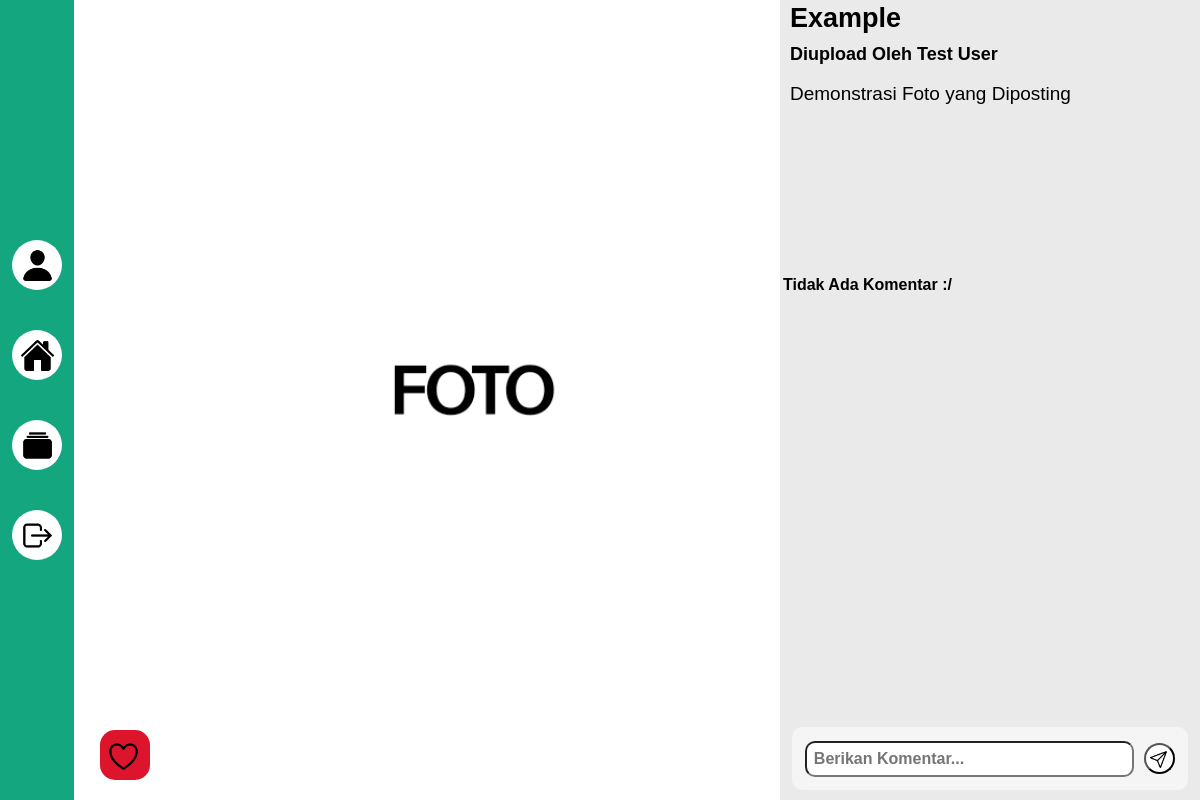
Page /interaction.php?ID=50 (signed in) on the committed database.
### tables this page shows
CREATE TABLE `foto` (
  `IdFoto` int(11) NOT NULL,
  `JudulFoto` varchar(255) NOT NULL,
  `DeskripsiFoto` text NOT NULL,
  `TanggalUnggah` date NOT NULL,
  `LokasiFile` varchar(255) NOT NULL,
  `AlbumID` int(11) NOT NULL,
  `UserID` int(11) NOT NULL
);

CREATE TABLE `user` (
  `UserID` int(11) NOT NULL,
  `username` varchar(255) NOT NULL,
  `password` varchar(255) NOT NULL,
  `Email` varchar(255) NOT NULL,
  `NamaLengkap` varchar(255) NOT NULL,
  `alamat` text NOT NULL
);

### interaction.php (the view, shortened to what this page needs)
<?php
require_once 'include/header.php';
$imgID = $_GET['ID'];
$DataFoto = "SELECT `IdFoto`, `JudulFoto`, `DeskripsiFoto`, `TanggalUnggah`, `LokasiFile`, `AlbumID`, `UserID` FROM `foto` WHERE `IdFoto` = $imgID";
$hasil = mysqli_query($connect, $DataFoto);
$row = mysqli_fetch_assoc($hasil);
$DeskripsiFoto = $row['DeskripsiFoto'];
?>
<div class="interaction-row-con">
    <div class="DisplayedImgCon">
        <img class="DisplayedImg" src="uploads/<?php echo $row['LokasiFile'];?>" alt=""/>
    </div>
    <div class="TDLC_Container">
        <h1 class="ImgTitle"><?php echo $row['JudulFoto'];?></h1>
        <?php
        $UserID = $row['UserID'];
        $getUsername = $connect->query("SELECT username FROM user WHERE UserID = '$UserID'");
        if($getUsername){
            while($row = $getUsername->fetch_assoc()){
        ?>
            <h2 class="UploadedBy">Diupload Oleh <?php echo $row['username']; ?></h2>
        <?php
            }
        }
        ?>
        <h2 class="ImgDesc"><?php echo $DeskripsiFoto;?></h2>
        <div class="DisplayComment">
        <?php
        $getComment = $connect->query("SELECT * FROM komentarfoto WHERE IdFoto = '$imgID' ORDER BY TanggalKomentar DESC");
            if($getComment->num_rows > 0){
                while($row = $getComment->fetch_assoc()){
                    $User = $row["UserID"];
                    $GetName = $connect->query("SELECT username FROM user WHERE UserID = '$User'");
                    $Name = $GetName->fetch_assoc();
        ?>
                <div class="PostedComment">
                    <h2><?php echo $Name['username'];?></h2>
                    <p><?php echo $row['IsiKomentar'];?></p>
                </div>
        <?php
                    }
            }else{
        ?>
                <strong>Tidak Ada Komentar :/</strong>
        <?php
            }
        ?>
        </div>
        <?php
        $getUsername = $connect->query("SELECT UserID FROM foto WHERE IdFoto = '$imgID'");
        if($getUsername){
            while($row = $getUsername->fetch_assoc()){
                $User = $_SESSION['UserID'];
                $getLike = $connect->query("SELECT * FROM likefoto WHERE IdFoto = '$imgID' AND UserID = '$User'");
                if($getLike->num_rows > 0){
                    while($row = $getLike->fetch_assoc()){
                        $LikeID = $row["LikeID"];
                ?>
                <form class="Like-Form" action="action/act_delete.php?LikeID=<?php echo $LikeID;?>&FotoID=<?php echo $imgID;?>" method="post">
                    <input class="DisLikeButton" type="submit" name="DisLike" value="">
                </form>
                <?php
                        }
                }else{
                ?>
                <form class="Like-Form" action="action/act_add.php?FotoID=<?php echo $imgID;?>" method="post">
                    <input class="LikeButton" type="submit" name="Like" value="">
                </form>
                <?php
                }
            }
        }
        ?>
        <form class="Comment-Form" action="action/act_comment.php?FotoID=<?php echo $imgID;?>" method="post">
            <input type="text" name="IsiKomentar" class="CommentInp" placeholder="Berikan Komentar..." auto-complete="off" maxlength="255" required>
            <input class="SendBtn" type="submit" name="submit" value="">
        </form>
    </div>
</div>
<?php
require_once 'include/footer.php';
?>

### asset/css/universal.css (style rules this page uses)
* { font-family: 'Poppins', sans-serif; text-decoration: none; font-size: 16px; font-weight: 550; margin: 0; padding: 0; box-sizing: border-box; max-width: 100vw; color: var(--text); }
:root { --text: rgb(255, 255, 255); --background: rgb(51, 51, 51); --primary: #14a67f; --secondary: rgb(38, 175, 13); --tertiary: rgb(11, 178, 186); --accent: rgb(207, 174, 8); }
body { width: auto; height: 100%; max-height: 100vh; display: flex; flex-direction: column; background: var(--background); }
strong { font-weight: bold; }
h1 { margin: auto; font-size: 24px; }
.interaction-row-con { margin: 0 0 0 74px; width: calc(100vw - 74px); height: auto; display: flex; flex-direction: row; }
.DisplayedImgCon { margin: 0; width: calc(65vw - 74px); height: 100vh; background: rgb(26, 26, 26); box-sizing: border-box; display: flex; align-items: center; }
.DisplayedImg { margin: 0 auto; width: auto; height: 100%; aspect-ratio: 1/1; border: none; }
.TDLC_Container { margin: 0; padding: 3px; width: 35vw; height: 100vh; background: rgb(234, 234, 234); display: flex; flex-direction: column; box-sizing: border-box; }
.ImgTitle { color: black; margin: 0 0 0 7px; width: 100%; height: 41px; max-width: 34vw; font-size: 27px; font-weight: 600; text-align: left; overflow: hidden; cursor: pointer; }
.UploadedBy { color: black; margin: 0 0 0 7px; width: 100%; height: 31px; max-width: 34vw; font-size: 18px; font-weight: 600; text-align: left; overflow: hidden; cursor: pointer; }
.ImgDesc { color: #000000; margin: 8px 0 10px 7px; width: 100%; height: 23%; max-width: 34vw; font-size: 19px; font-weight: 500; text-align: justify left; overflow-y: auto; cursor: pointer; }
.DisplayComment { width: 100%; height: auto; max-width: 100%; max-height: 56%; font-size: 17px; font-weight: 600; overflow-y: auto; display: flex; flex-direction: column; }
.PostedComment h2, .PostedComment p, .DisplayComment strong { color: #000000; }

### asset/css/form.css (style rules this page uses)
.Comment-Form { position: fixed; inset: calc(100vh - 73px) 1vw 10px calc(100vw - 34vw); width: 33vw; max-height: 63px; background: whitesmoke; border: none; border-radius: 10px; display: flex; align-items: center; justify-content: center; gap: 10px; }
.CommentInp { padding: 7px; width: 83%; border: solid 1px inherit; border-radius: 10px; color: black; }
.SendBtn { margin: auto 0; width: 8%; aspect-ratio: 1/1; border: solid 1px inherit; border-radius: 50%; background: url(../img/paper-plane-outline.png); background-position: 40% 60%; background-size: 70%; background-repeat: no-repeat; background-color: white; }
.Like-Form { position: fixed; inset: calc(100vh - 70px) calc(100vh - 100px) 20px 100px; width: 50px; height: 50px; background: whitesmoke; border: none; border-radius: 15px; display: flex; align-items: center; justify-content: center; }
.LikeButton { width: 100%; height: 100%; border: none; border-radius: 15px; background: url(../img/Like.png); background-position: 40% 60%; background-size: 70%; background-repeat: no-repeat; background-color: rgb(220, 21, 44); }

### rows in the picture
foto: LokasiFile (picture), JudulFoto "Example", DeskripsiFoto "Demonstrasi Foto yang Diposting"
user: username "Test User"
